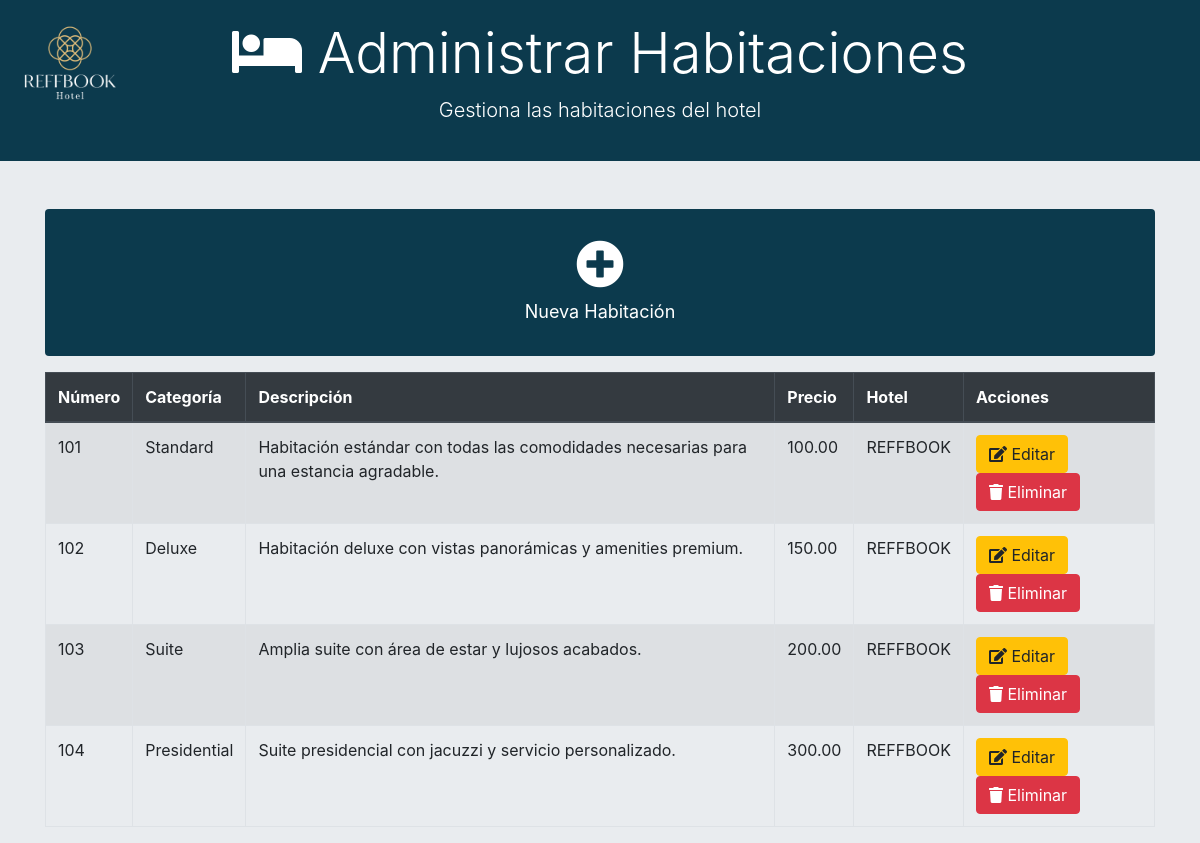
Page /adminrf/habitaciones/ (signed in) on the committed database.
### core/models.py (models this page shows, shortened)
class Habitacion(models.Model):
    habitacion_numero = models.CharField(max_length=10)
    habitacion_categoria = models.CharField(max_length=50)
    habitacion_descripcion = models.TextField(null=True, blank=True)
    habitacion_precio = models.DecimalField(max_digits=10, decimal_places=2)
    hotel = models.ForeignKey(Hotel, on_delete=models.CASCADE)
    habitacion_imagen = models.ImageField(upload_to='img/habitaciones/', null=True, blank=True)  # Campo para la imagen

class Hotel(models.Model):
    hotel_nombre = models.CharField(max_length=100)
    hotel_direccion = models.CharField(max_length=255)

### core/views.py (the view)
# urls.py: path('adminrf/habitaciones/', views.adminrf_habitacion_list, name='adminrf_habitacion_list'),
@login_required
def adminrf_habitacion_list(request):
    habitaciones = Habitacion.objects.all()
    return render(request, 'core/adminrf_habitacion_list.html', {'habitaciones': habitaciones})

### core/templates/core/adminrf_habitacion_list.html (shortened to what this page needs)
<!DOCTYPE html>
<html lang="es">
<head>
    {% load static %}
    <link rel="stylesheet" href="https://stackpath.bootstrapcdn.com/bootstrap/4.5.2/css/bootstrap.min.css">
    <link rel="stylesheet" href="{% static 'css/adminrf_styles.css' %}">
    <link rel="stylesheet" href="https://cdnjs.cloudflare.com/ajax/libs/font-awesome/5.15.4/css/all.min.css">
</head>
<body>
    <img src="{% static 'img/reffbook_logo.png' %}" alt="Reffbook Logo" class="logo">
        <div class="header">
            <h1 class="display-4">
                <i class="fas fa-bed"></i> Administrar Habitaciones
            </h1>
            <p class="lead">Gestiona las habitaciones del hotel</p>
        </div>
        <div class="container mt-5">
        <a href="{% url 'adminrf_habitacion_create' %}" class="btn btn-custom mb-3">
            <i class="fas fa-plus-circle"></i> Nueva Habitación
        </a>
        <table class="table table-striped table-bordered table-hover">
            <thead class="thead-dark">
                <tr>
                    <th>Número</th>
                    <th>Categoría</th>
                    <th>Descripción</th>
                    <th>Precio</th>
                    <th>Hotel</th>
                    <th>Acciones</th>
                </tr>
            </thead>
            <tbody>
                {% for habitacion in habitaciones %}
                <tr>
                    <td>{{ habitacion.habitacion_numero }}</td>
                    <td>{{ habitacion.habitacion_categoria }}</td>
                    <td>{{ habitacion.habitacion_descripcion }}</td>
                    <td>{{ habitacion.habitacion_precio }}</td>
                    <td>{{ habitacion.hotel.hotel_nombre }}</td>
                    <td>
                        <a href="{% url 'adminrf_habitacion_update' habitacion.pk %}" class="btn btn-warning">
                            <i class="fas fa-edit"></i> Editar
                        </a>
                        <button class="btn btn-danger" data-toggle="modal" data-target="#confirmDeleteModal" data-id="{{ habitacion.pk }}">
                            <i class="fas fa-trash"></i> Eliminar
                        </button>
                    </td>
                </tr>
                {% endfor %}
            </tbody>
        </table>
    </div>
</body>
</html>

### core/static/css/adminrf_styles.css (style rules this page uses)
body { background-color: #e9ecef; }
.btn-custom { padding: 30px; font-size: 18px; display: flex; flex-direction: column; justify-content: center; align-items: center; background-color: #0c3a4d; color: white; transition: background-color 0.3s ease; }
.btn-custom i { font-size: 3rem; margin-bottom: 10px; }
.logo { position: absolute; top: 20px; left: 20px; width: 100px; }
.header { background-color: #0c3a4d; color: white; padding: 20px; text-align: center; margin-bottom: 20px; }

### rows in the picture
Habitacion: habitacion_numero "101", habitacion_categoria "Standard", habitacion_descripcion "Habitación estándar con todas las comodidades necesarias para una estancia agradable.", habitacion_precio "100.00", hotel.hotel_nombre "REFFBOOK"
Habitacion: habitacion_numero "102", habitacion_categoria "Deluxe", habitacion_descripcion "Habitación deluxe con vistas panorámicas y amenities premium.", habitacion_precio "150.00", hotel.hotel_nombre "REFFBOOK"
Habitacion: habitacion_numero "103", habitacion_categoria "Suite", habitacion_descripcion "Amplia suite con área de estar y lujosos acabados.", habitacion_precio "200.00", hotel.hotel_nombre "REFFBOOK"
Habitacion: habitacion_numero "104", habitacion_categoria "Presidential", habitacion_descripcion "Suite presidencial con jacuzzi y servicio personalizado.", habitacion_precio "300.00", hotel.hotel_nombre "REFFBOOK"
